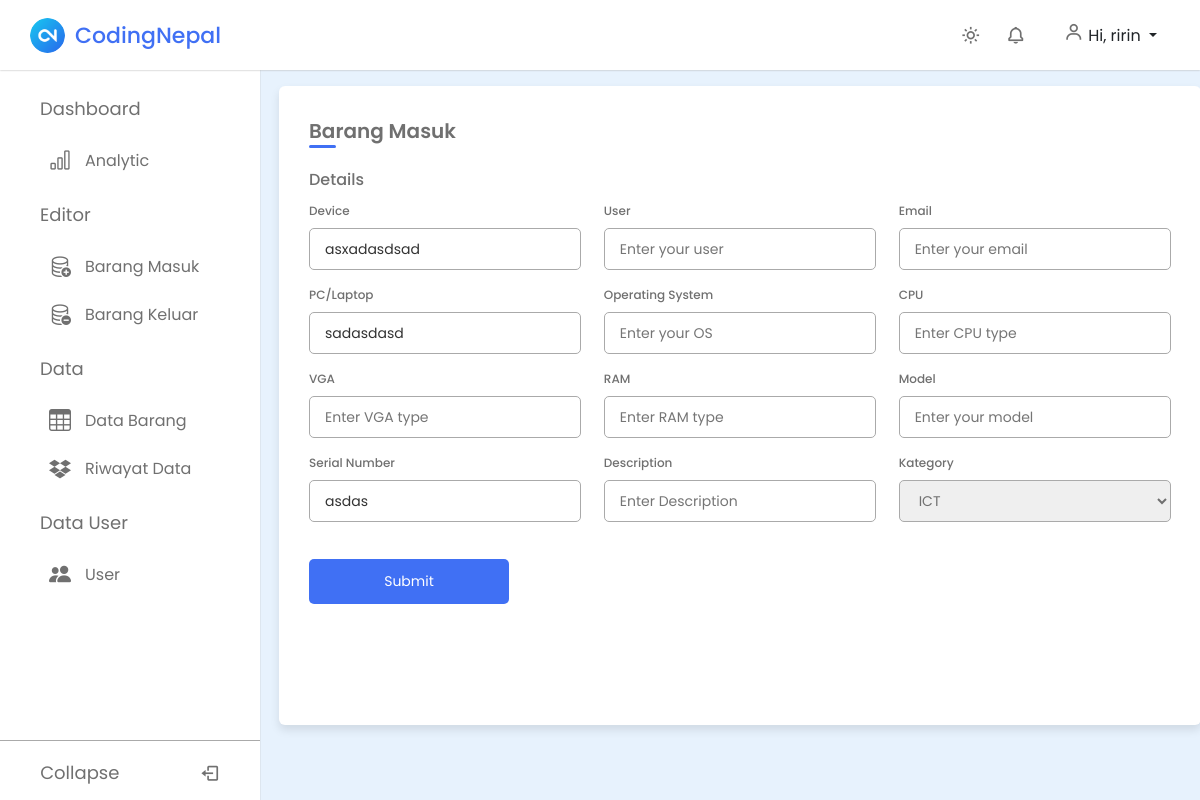
The page /dashboard/edititem/89 (signed in) on the database its author committed.
### gudang/models.py (models this page shows, shortened)
class BarangMasuk(models.Model):
    nama = models.ForeignKey(
        User, on_delete=models.CASCADE, blank=True, null=True)
    date = models.CharField(max_length=100)
    device = models.TextField(max_length=100)
    user = models.TextField(max_length=100)
    email = models.TextField(max_length=100)
    pc = models.TextField(max_length=100)
    os = models.TextField(max_length=100)
    cpu = models.TextField(max_length=100)
    vga = models.TextField(max_length=100)
    ram = models.TextField(max_length=100)
    model = models.TextField(max_length=100)
    serialnumber = models.TextField(max_length=100)
    description = models.TextField(max_length=100)
    kategori = models.ForeignKey(Kategori, on_delete=models.CASCADE)
    class Meta:
        verbose_name_plural = "barang masuk"

### gudang/views.py (the view, shortened to what this page needs)
# urls.py: path("edititem/<int:id>", editBarangMasuk, name="edititem"),
@login_required
def editBarangMasuk(request, id):
    template_name = "formbarangmasuk.html"
    get_item = BarangMasuk.objects.get(id=id)
    kategori = Kategori.objects.all()
    context = {
        "item_value": get_item,
        "kategori": kategori,
    }
    return render(request, template_name, context)

### gudang/models.py (called while the page is built)
    def __str__(self):
        return self.kategori

### templates/formbarangmasuk.html (shortened to what this page needs)
{% extends "base.html" %}
{% block content %}
<!DOCTYPE html>
<link rel="stylesheet" href="sweetalert2.min.css">
<body>
    <div class="container">
        <header>Barang Masuk</header>
        <form method="POST" enctype="multipart/form-data">
            <div class="form first">
                <div class="details personal">
                    <span class="title">Details</span>
                    <div class="fields">
                        <div class="input-field">
                            <label>Device</label>
                            <input type="text" placeholder="Enter your IP" name="device" value="{{item_value.device}}">
                        </div>
                        <div class="input-field">
                            <label>User</label>
                            <input type="text" placeholder="Enter your user" name="user" value="{{item_value.user}}">
                        </div>
                        <div class="input-field">
                            <label>Email</label>
                            <input type="text" placeholder="Enter your email" name="email" value="{{item_value.email}}">
                        </div>
                        <div class="input-field">
                            <label>PC/Laptop</label>
                            <input type="text" placeholder="Enter your Device " name="pc" value="{{item_value.pc}}">
                        </div>
                        <div class="input-field">
                            <label>Operating System</label>
                            <input type="text" placeholder="Enter your OS " name="os" value="{{item_value.os}}">
                        </div>
                        <div class="input-field">
                            <label>CPU</label>
                            <input type="text" placeholder="Enter CPU type" name="cpu" value="{{item_value.cpu}}">
                        </div>
                    </div>
                </div>
                    <div class="fields">
                        <div class="input-field">
                            <label>VGA</label>
                            <input type="text" placeholder="Enter VGA type" name="vga" value="{{item_value.vga}}">
                        </div>
                        <div class="input-field">
                            <label>RAM</label>
                            <input type="text" placeholder="Enter RAM type" name="ram" value="{{item_value.ram}}">
                        </div>
                        <div class="input-field">
                            <label>Model</label>
                            <input type="text" placeholder="Enter your model" name="model" value="{{item_value.model}}">
                        </div>
                        <div class="input-field">
                            <label>Serial Number</label>
                            <input type="text" placeholder="Enter serial number" name="serialnumber" value="{{item_value.serialnumber}}">
                        </div>
                        <div class="input-field">
                            <label>Description</label>
                            <input type="text" placeholder="Enter Description" name="description" value="{{item_value.description}}">
                        </div>
                        <div class="input-field">
                            <label>Kategory</label>
                            <select required name="kategori" placeholder="Enter kategory">
                                {% for k in kategori %}
                                {% if  item_value.kategori == k %}
                                <option value="{{item_value.kategori}}">{{item_value.kategori}}</option>
                                {% else %}
                                <option value="{{k.kategori}}">{{k.kategori}}</option>
                                {% endif %}
                                {% endfor %}
                            </select>
                        </div>
                    </div>
                    <button class="submit" type="submit">
                        <span class="btnText">Submit</span>
                    </button>
                </div>
            </div>
</body>
</html>
{% endblock content %}

### templates/base.html (shortened to what this page needs)
{% load static %}
<!DOCTYPE html>
<html lang="en">
  <head>
    <link href="https://unpkg.com/boxicons@2.1.4/css/boxicons.min.css" rel="stylesheet" />
    <link rel="stylesheet" href="https://unicons.iconscout.com/release/v4.0.0/css/line.css">
    <link rel="stylesheet" href="sweetalert2.min.css">
    <link href="https://cdn.jsdelivr.net/npm/bootstrap@5.2.1/dist/css/bootstrap.min.css" rel="stylesheet">
    <link rel="stylesheet" href="https://cdn.jsdelivr.net/npm/bootstrap-icons@1.10.5/font/bootstrap-icons.css">
    <link rel="stylesheet" href="{% static 'css/form.css' %}">
    <link rel="stylesheet" href="{% static 'css/style.css' %} ">
  </head>
  <body>
    <nav class="sidebar">
      <div class="menu_content">
        {% if request.session.is_operator == 'operator'%}
        <ul class="menu_items">
          <div class="menu_title menu_dahsboard"></div>
          <li class="item">
            <a href="{% url 'analitic' %}" class="nav_link">
              <span class="navlink_icon">
                <i class="bi bi-bar-chart"></i>
              </span>
              <span class="navlink">Analytic</span>
            </a>
          </li>
        </ul>
        <ul class="menu_items">
          <div class="menu_title menu_editor"></div>
          <li class="item">
            <a href="{% url 'barangmasuk' %}" class="nav_link">
              <span class="navlink_icon">
                <i class="bi bi-database-add"></i>
              </span>
              <span class="navlink">Barang Masuk</span>
            </a>
          </li>
          <li class="item">
            <a href="{% url 'barangkeluar' %}" class="nav_link">
              <span class="navlink_icon">
                <i class="bi bi-database-dash"></i>
              </span>
              <span class="navlink">Barang Keluar</span>
            </a>
          </li>
        </ul>
        <ul class="menu_items">
          <div class="menu_title menu_setting"></div>
          <li class="item">
            <a href="{% url 'tbdatabarang' %}" class="nav_link">
              <span class="navlink_icon">
                <i class="bi bi-table"></i>
              </span>
              <span class="navlink">Data Barang</span>
            </a>
          </li>
          <li class="item">
            <a href="{% url 'riwayatdata' %}" class="nav_link">
              <span class="navlink_icon">
                <i class="bi bi-dropbox"></i>
              </span>
              <span class="navlink">Riwayat Data</span>
            </a>
          </li>
        </ul>
          <ul class="menu_items">
              <div class="menu_title menu_data"></div>
              <li class="item">
                  <a href="{% url 'usertb' %}" class="nav_link">
                      <span class="navlink_icon">
                          <i class="bi bi-people-fill"></i>
                      </span>
                      <span class="navlink">User</span>
                  </a>
              </li>
          </ul>
        {% endif %}
        <div class="bottom_content">
          <div class="bottom expand_sidebar">
            <span> Expand</span>
          </div>
          <div class="bottom collapse_sidebar">
            <span> Collapse</span>
            <i class='bx bx-log-out'></i>
          </div>
        </div>
      </div>
    </nav>
  <section class="dashboard">
    <nav class="navbar">
      <div class="logo_item">
        <img src="{% static 'image/logo.png'%}" alt=""></i>CodingNepal
      </div>
      <div class="navbar_content">
        <i class='bx bx-sun' id="darkLight"></i>
        <i class='bx bx-bell'></i>
        {% if request.session.is_operator == 'operator' %}
        <div class="dropdown">
            <button class="btn dropdown-toggle" type="button" id="userDropdown" data-bs-toggle="dropdown" aria-expanded="false">
              <i class='bx bx-user'></i>  Hi, {{ request.user.username|truncatechars:10 }}
            </button>
        </div>
        {% endif %}
    </div>
    </nav>
    {% block content %}
    {% endblock content %}
  </body>
</html>

### static/css/form.css (style rules this page uses)
* { margin: 0; padding: 0; box-sizing: border-box; font-family: 'Poppins', sans-serif; }
:root { --white-color: #fff; --blue-color: #4070f4; --grey-color: #707070; --grey-color-light: #aaa; }
body { background-color: #e7f2fd; transition: all 0.5s ease; min-height: 100vh; align-items: center; justify-content: center; }
.container { position: relative; max-width: 1200px; width: 100%; border-radius: 6px; padding: 30px; margin:76px 20px 50px 15px; background-color: var(--white-color); border: var(--grey-color) ; box-shadow: 0 5px 10px rgba(0,0,0,0.1); }
.container header { position: relative; font-size: 20px; font-weight: 600; color: var(--grey-color); }
.container header::before { content: ""; position: absolute; left: 0; bottom: -2px; height: 3px; width: 27px; border-radius: 8px; background-color: #4070f4; }
.container form { position: relative; margin-top: 16px; min-height: 533px; background-color: var(--white-color); overflow: hidden; }
.container form .form { position: absolute; background-color: var(--white-color); transition: 0.3s ease; }
.container form .title { display: block; margin-bottom: 8px; font-size: 16px; font-weight: 500; margin: 6px 0; color: var(--grey-color); }
.container form .fields { display: flex; align-items: center; justify-content: space-between; flex-wrap: wrap; }
form .fields .input-field { display: flex; width: calc(100% / 3 - 15px); flex-direction: column; margin: 4px 0; }
.input-field label { font-size: 12px; font-weight: 500; color: var(--grey-color); }
.input-field input, select { outline: none; font-size: 14px; font-weight: 400; color: #333; border-radius: 5px; border: 1px solid #aaa; padding: 0 15px; height: 42px; margin: 8px 0; }
.input-field select, .input-field input[type="date"] { color: #707070; }
.container form button, .backBtn { display: flex; align-items: center; justify-content: center; height: 45px; max-width: 200px; width: 100%; border: none; outline: none; color: #fff; border-radius: 5px; margin: 25px 0; background-color: #4070f4; transition: all 0.3s linear; cursor: pointer; }
.container form .btnText { font-size: 14px; font-weight: 400; }

### rows shown on the page
BarangMasuk: device "asxadasdsad", pc "sadasdasd", serialnumber "asdas"

### other values the page prints
{{ request.user.username|truncatechars:10 }} "ririn"
form field kategori "ICT"
